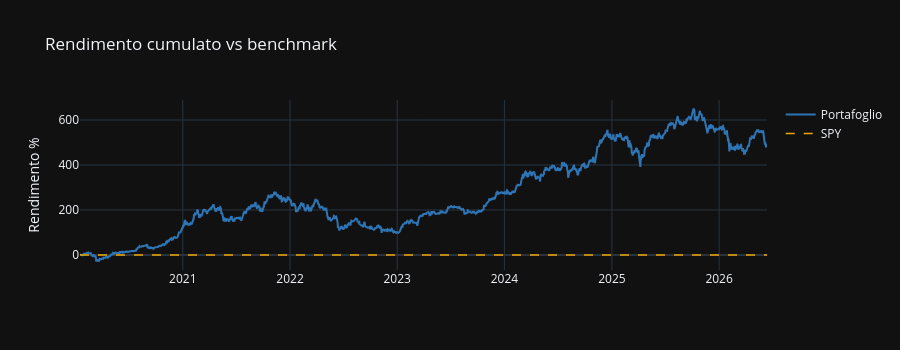
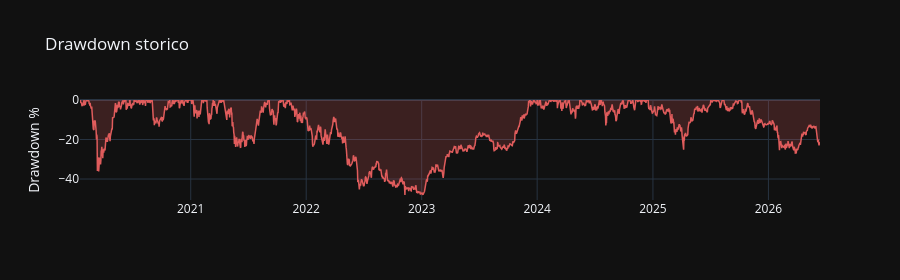
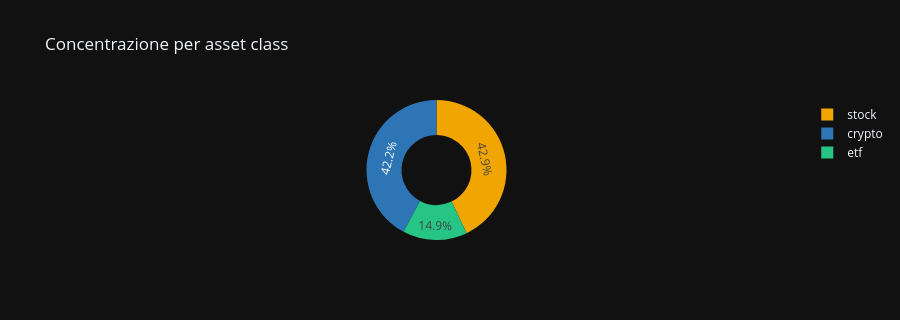
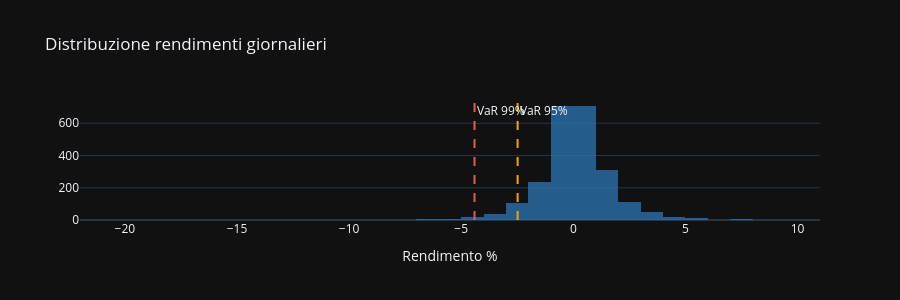

These figures' notebook cell, in order:
### Markdown cell above
## 9 · Grafici di verifica

### Code cell
import plotly.graph_objects as go
import plotly.express as px
from plotly.subplots import make_subplots

sr_port = results["portfolio_return"]
sr_bm   = results["benchmark_return"]

# ── Grafico 1: Rendimento cumulato ───────────────────────────
cum_port = ((1 + sr_port).cumprod() - 1) * 100
cum_bm   = ((1 + sr_bm).cumprod() - 1) * 100

fig = go.Figure()
fig.add_trace(go.Scatter(
    x=cum_port.index, y=cum_port.values,
    name="Portafoglio", line=dict(color="#2E75B6", width=2)
))
fig.add_trace(go.Scatter(
    x=cum_bm.index, y=cum_bm.values,
    name=mk["benchmark_ticker"],
    line=dict(color="#f0a500", width=1.5, dash="dash")
))
fig.update_layout(
    title="Rendimento cumulato vs benchmark",
    yaxis_title="Rendimento %",
    template="plotly_dark", height=350
)
fig.show()

# ── Grafico 2: Drawdown ──────────────────────────────────────
cum     = (1 + sr_port).cumprod()
roll_mx = cum.cummax()
dd      = (cum - roll_mx) / roll_mx * 100

fig_dd = go.Figure(go.Scatter(
    x=dd.index, y=dd.values,
    fill="tozeroy", fillcolor="rgba(224,92,92,0.2)",
    line=dict(color="#e05c5c", width=1.5),
    name="Drawdown"
))
fig_dd.update_layout(
    title="Drawdown storico",
    yaxis_title="Drawdown %",
    template="plotly_dark", height=280
)
fig_dd.show()

# ── Grafico 3: Concentrazione per asset class ────────────────
fig_pie = go.Figure(go.Pie(
    labels=list(con["by_asset_class_pct"].keys()),
    values=list(con["by_asset_class_pct"].values()),
    hole=0.5,
    marker_colors=["#2E75B6","#26c485","#f0a500","#e05c5c","#9b59b6"]
))
fig_pie.update_layout(
    title="Concentrazione per asset class",
    template="plotly_dark", height=320
)
fig_pie.show()

# ── Grafico 4: Istogramma rendimenti con VaR ─────────────────
fig_hist = go.Figure()
fig_hist.add_trace(go.Histogram(
    x=sr_port.values * 100, nbinsx=60,
    marker_color="#2E75B6", opacity=0.75,
    name="Rendimenti giornalieri"
))
fig_hist.add_vline(x=-mk["var_95"], line_color="#f0a500",
                   line_dash="dash", annotation_text="VaR 95%")
fig_hist.add_vline(x=-mk["var_99"], line_color="#e05c5c",
                   line_dash="dash", annotation_text="VaR 99%")
fig_hist.update_layout(
    title="Distribuzione rendimenti giornalieri",
    xaxis_title="Rendimento %",
    template="plotly_dark", height=300
)
fig_hist.show()

### Figure 1 — Plotly figure (JSON) as saved in the notebook; plotly's stock layout.template omitted (floating-point values rounded to 4 significant figures; data arrays with more than 128 entries replaced by an {"elided": "..."} marker saying what was removed)
{"data": [{"line": {"color": "#2E75B6", "width": 2}, "name": "Portafoglio", "type": "scatter", "x": {"elided": "2340 str values"}, "y": {"elided": "2340 float values"}}, {"line": {"color": "#f0a500", "dash": "dash", "width": 1.5}, "name": "SPY", "type": "scatter", "x": {"elided": "2340 str values"}, "y": {"elided": "2340 float values"}}], "layout": {"height": 350, "title": {"text": "Rendimento cumulato vs benchmark"}, "yaxis": {"title": {"text": "Rendimento %"}}}}

### Figure 2 — Plotly figure (JSON) as saved in the notebook; plotly's stock layout.template omitted (floating-point values rounded to 4 significant figures; data arrays with more than 128 entries replaced by an {"elided": "..."} marker saying what was removed)
{"data": [{"fill": "tozeroy", "fillcolor": "rgba(224,92,92,0.2)", "line": {"color": "#e05c5c", "width": 1.5}, "name": "Drawdown", "type": "scatter", "x": {"elided": "2340 str values"}, "y": {"elided": "2340 float values"}}], "layout": {"height": 280, "title": {"text": "Drawdown storico"}, "yaxis": {"title": {"text": "Drawdown %"}}}}

### Figure 3 — Plotly figure (JSON) as saved in the notebook; plotly's stock layout.template omitted (floating-point values rounded to 4 significant figures)
{"data": [{"hole": 0.5, "labels": ["crypto", "etf", "stock"], "marker": {"colors": ["#2E75B6", "#26c485", "#f0a500", "#e05c5c", "#9b59b6"]}, "type": "pie", "values": [42.2, 14.9, 42.9]}], "layout": {"height": 320, "title": {"text": "Concentrazione per asset class"}}}

### Figure 4 — Plotly figure (JSON) as saved in the notebook; plotly's stock layout.template omitted (floating-point values rounded to 4 significant figures; data arrays with more than 128 entries replaced by an {"elided": "..."} marker saying what was removed)
{"data": [{"marker": {"color": "#2E75B6"}, "name": "Rendimenti giornalieri", "nbinsx": 60, "opacity": 0.75, "type": "histogram", "x": {"elided": "2340 float values"}}], "layout": {"annotations": [{"showarrow": false, "text": "VaR 95%", "x": -2.484, "xanchor": "left", "xref": "x", "y": 1, "yanchor": "top", "yref": "y domain"}, {"showarrow": false, "text": "VaR 99%", "x": -4.407, "xanchor": "left", "xref": "x", "y": 1, "yanchor": "top", "yref": "y domain"}], "height": 300, "shapes": [{"line": {"color": "#f0a500", "dash": "dash"}, "type": "line", "x0": -2.484, "x1": -2.484, "xref": "x", "y0": 0, "y1": 1, "yref": "y domain"}, {"line": {"color": "#e05c5c", "dash": "dash"}, "type": "line", "x0": -4.407, "x1": -4.407, "xref": "x", "y0": 0, "y1": 1, "yref": "y domain"}], "title": {"text": "Distribuzione rendimenti giornalieri"}, "xaxis": {"title": {"text": "Rendimento %"}}}}
